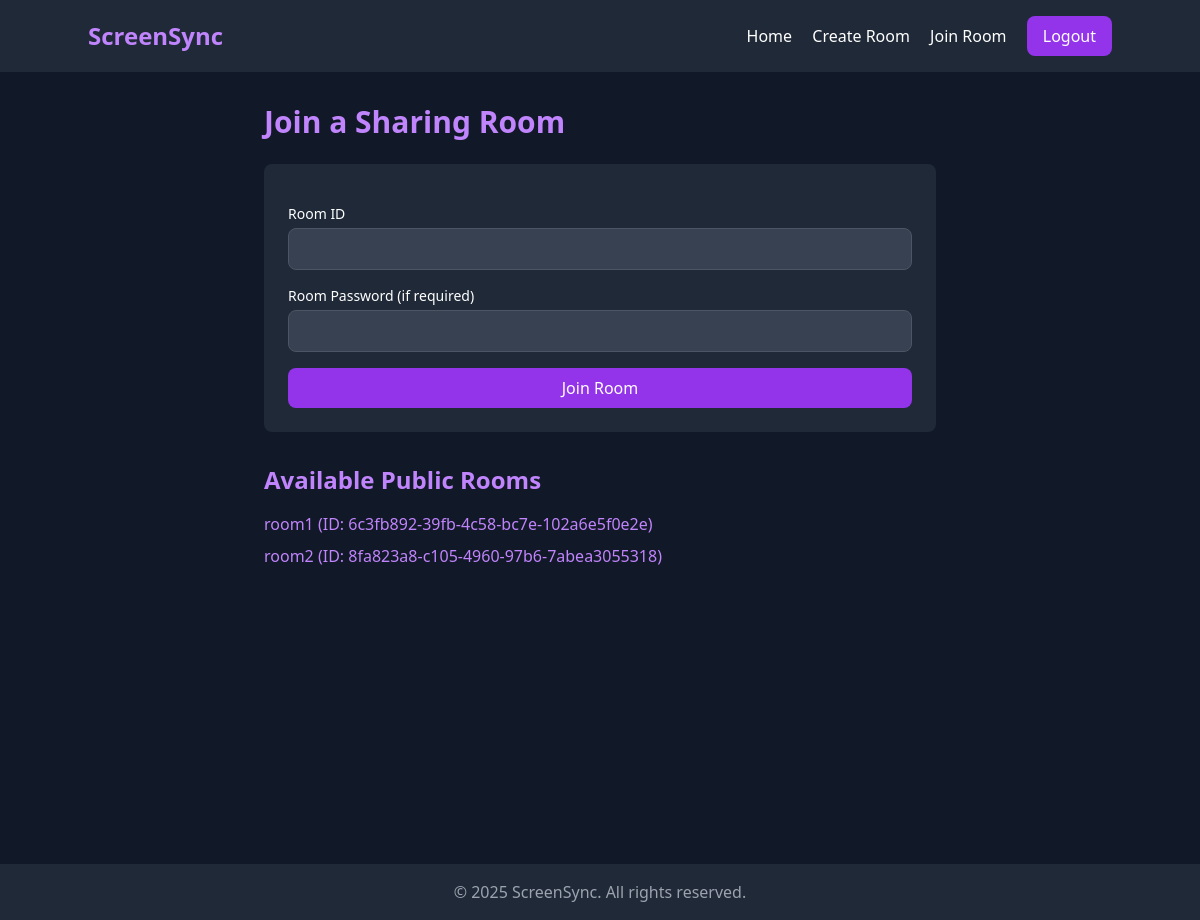
Page /join-room/ (signed in) on the earlier database version.
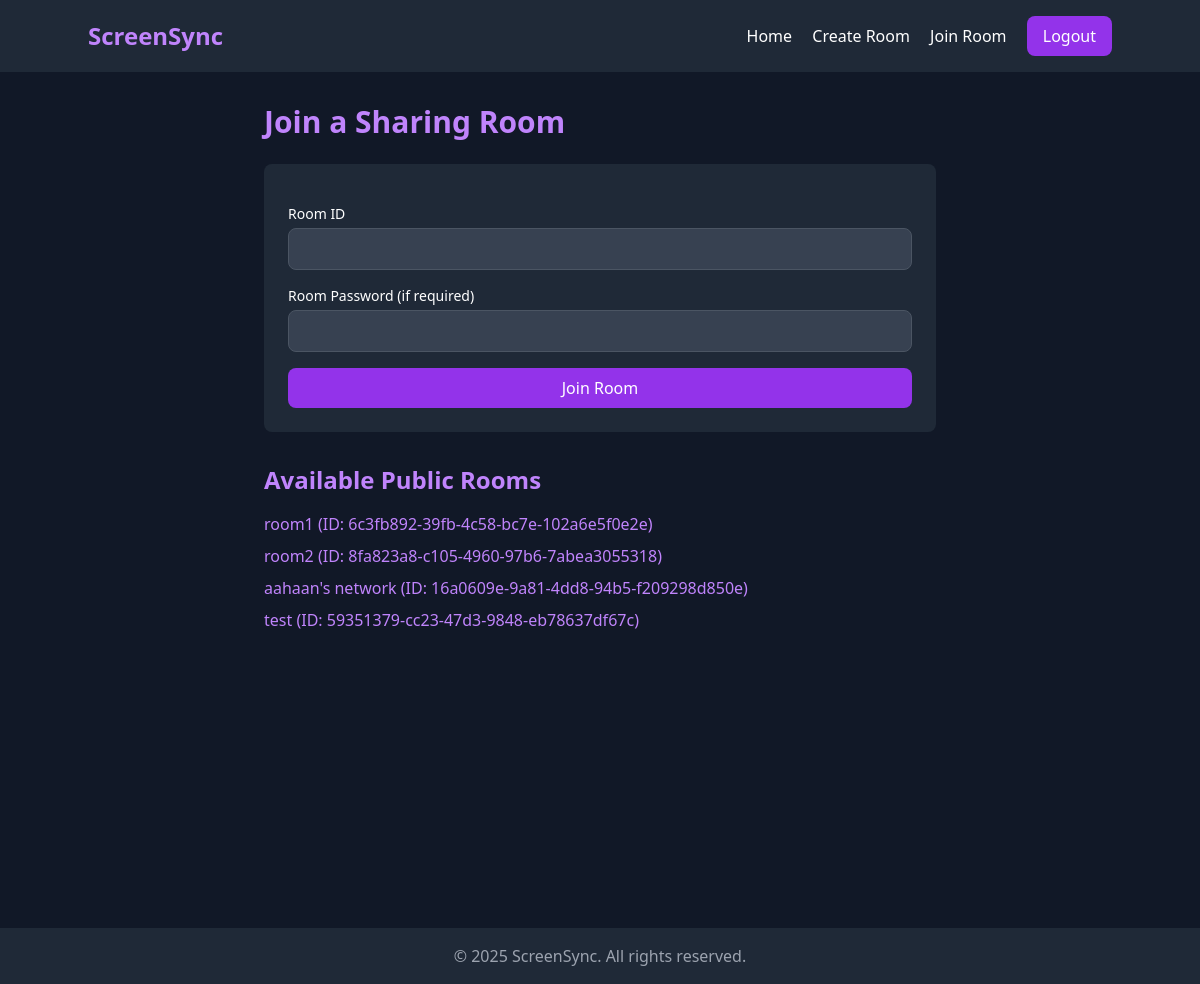
Same page on the later database version.
### sharing/models.py (models this page shows, shortened)
class Room(models.Model):
    id = models.UUIDField(primary_key=True, default=uuid.uuid4, editable=False)
    name = models.CharField(max_length=100)
    owner = models.ForeignKey(User, on_delete=models.CASCADE, related_name='owned_rooms')
    password = models.CharField(max_length=100, blank=True, null=True)
    created_at = models.DateTimeField(auto_now_add=True)
    participants = models.ManyToManyField(User, related_name='rooms')
    def __str__(self):
        return self.name

### sharing/views.py (the view)
# urls.py: path('join-room/', views.join_room, name='join_room'),
@login_required
def join_room(request):
    if request.method == 'POST':
        form = JoinRoomForm(request.POST)
        if form.is_valid():
            room_id = form.cleaned_data['room_id']
            password = form.cleaned_data['password']
            try:
                room = Room.objects.get(id=room_id)
                print(f"Room found: {room.name}")  # Debug statement
                if room.password and room.password != password:
                    print(f"Room password: {room.password}, Submitted Password; {password}")
                    form.add_error('password', 'Incorrect password')
                    return render(request, 'join_room.html', {'form': form, 'public_rooms': Room.objects.filter(password__isnull=True) | Room.objects.filter(password='')})
                room.participants.add(request.user)
                print(f"User {request.user.username} added to room {room.name}")  # Debug statement
                print(f"Participants in room {room.name}: {room.participants.all()}")  # Debug statement
                return redirect('room', room_id=room.id)
            except Room.DoesNotExist:
                print("Room does not exist")  # Debug statement
                form.add_error('room_id', 'Room does not exist')
    else:
        form = JoinRoomForm()
    public_rooms = Room.objects.all()
    print(f"Public rooms: {public_rooms}")  # Debug statement
    return render(request, 'join_room.html', {'form': form, 'public_rooms': public_rooms})

### sharing/forms.py
class JoinRoomForm(forms.Form):
    room_id = forms.UUIDField(label='Room ID')
    password = forms.CharField(label='Password', widget=forms.PasswordInput, required=False)

### templates/join_room.html (shortened to what this page needs)
{% extends 'base.html' %}
{% block content %}
<div class="max-w-2xl mx-auto">
    <h1 class="text-3xl font-bold mb-6 text-purple-400">Join a Sharing Room</h1>
    <div class="bg-gray-800 p-6 rounded-lg mb-8">
        <form method="post" class="space-y-4">
            <div>
                <label for="room_id" class="block text-sm font-medium mb-1">Room ID</label>
                <input type="text" name="room_id" id="room_id" required
                       class="w-full px-4 py-2 bg-gray-700 border border-gray-600 rounded-lg focus:outline-none focus:ring-2 focus:ring-purple-500">
            </div>
            <div>
                <label for="password" class="block text-sm font-medium mb-1">Room Password (if required)</label>
                <input type="password" name="password" id="password"
                       class="w-full px-4 py-2 bg-gray-700 border border-gray-600 rounded-lg focus:outline-none focus:ring-2 focus:ring-purple-500">
            </div>
            <button type="submit" class="w-full bg-purple-600 hover:bg-purple-700 text-white py-2 px-4 rounded-lg transition">
                Join Room
            </button>
        </form>
    </div>
    <h2 class="text-2xl font-bold mb-4 text-purple-400">Available Public Rooms</h2>
    <ul>
        {% for room in public_rooms %}
            <li class="mb-2">
                <a href="{% url 'room' room.id %}" class="text-purple-400 hover:underline">
                    {{ room.name }} (ID: {{ room.id }})
                </a>
            </li>
        {% empty %}
            <p>No public rooms available. <a href="{% url 'create_room' %}" class="text-purple-400 hover:underline">Create one</a>.</p>
        {% endfor %}
    </ul>
</div>
<div id="animation-container" class="w-full h-64"></div>
{% endblock %}

### templates/base.html (shortened to what this page needs)
{% load static %}
<!DOCTYPE html>
<html lang="en">
<head>
    <script src="https://cdn.tailwindcss.com"></script>
    <link rel="stylesheet" href="{% static 'styles.css' %}">
</head>
<body class="bg-gray-900 text-white min-h-screen">
    <nav class="bg-gray-800 p-4">
        <div class="container mx-auto flex justify-between items-center">
            <a href="{% url 'home' %}" class="text-2xl font-bold text-purple-400">ScreenSync</a>
            <div class="space-x-4">
                <a href="{% url 'home' %}" class="hover:text-purple-400 transition">Home</a>
                <a href="{% url 'create_room' %}" class="hover:text-purple-400 transition">Create Room</a>
                <a href="{% url 'join_room' %}" class="hover:text-purple-400 transition">Join Room</a>
                {% if user.is_authenticated %}
                <form method="post" action="{% url 'logout' %}" class="inline">
                    <button type="submit" class="bg-purple-600 hover:bg-purple-700 px-4 py-2 rounded-lg transition text-white">Logout</button>
                </form>
                {% else %}
                    <a href="{% url 'login' %}" class="bg-purple-600 hover:bg-purple-700 px-4 py-2 rounded-lg transition">Login</a>
                {% endif %}
            </div>
        </div>
    </nav>
    <main class="container mx-auto py-8 px-4">
        {% block content %}{% endblock %}
    </main>
    <footer class="bg-gray-800 p-4 mt-auto">
        <div class="container mx-auto text-center text-gray-400">
            &copy; {% now "Y" %} ScreenSync. All rights reserved.
        </div>
    </footer>
</body>
</html>

Differences in the rows shown:
added Room: name "aahaan's network", id "16a0609e-9a81-4dd8-94b5-f209298d850e"
added Room: name "test", id "59351379-cc23-47d3-9848-eb78637df67c"
